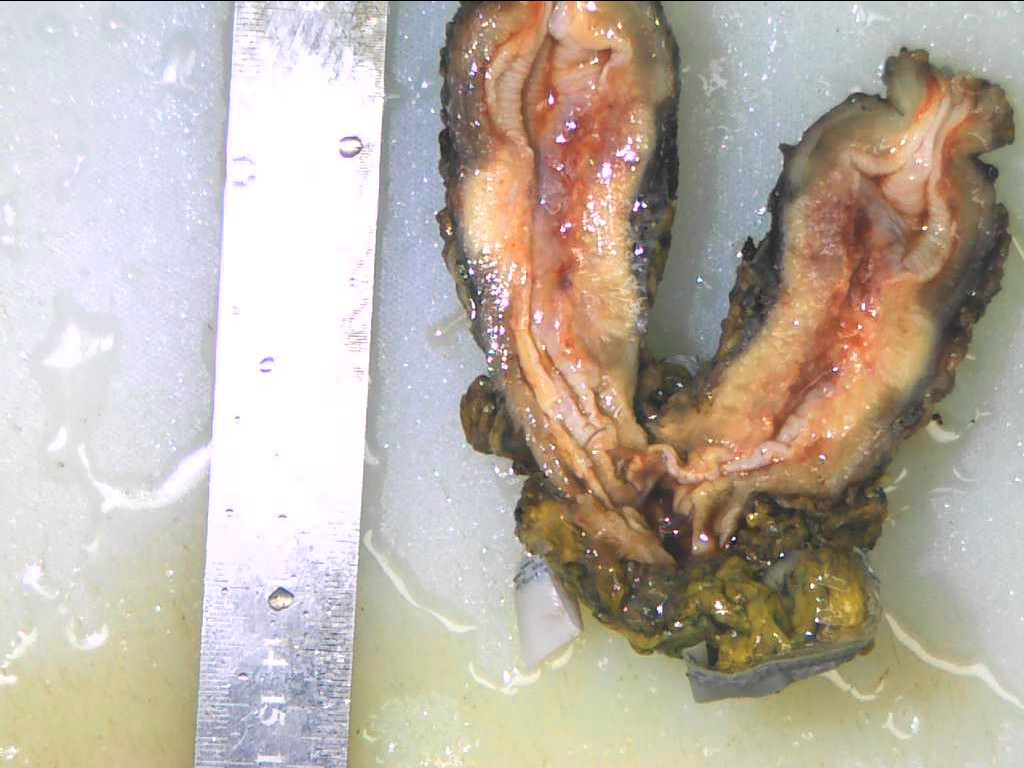
#> input picture standardSample/shiguanai.jpg, 1024 x 768 px
$ python ajust_color.py
#> lines starting #> are read from the running program, lines starting #| are printed output that depends on the picture; after the words box and inside, x2 and y2 are one past the last pixel; in counts of white or black regions, pixels touching at a corner belong together
import argparse
import imutils
import cv2
import numpy as np

# 定义对应的命令行参数
ap = argparse.ArgumentParser()
ap.add_argument("-i", "--image", required=False, default='./standardSample/shiguanai.jpg',
    help="path to the input image")
ap.add_argument("-w", "--width", type=float, required=False, default=2,
    help="width of the left-most object in the image (in inches)")
ap.add_argument("-e", "--enhance", type=bool, required=False, default=True, help="the key word to open or close the enhance function")
args = vars(ap.parse_args())


sample_A = (138, 681)
sample_B = (179, 682)

# 加载图像并进行灰度处理以及对应的高斯模糊操作
image = cv2.imread(args["image"])
#> image is the input picture: shape (768, 1024, 3); mean B, G, R 165.6, 177.2, 187.4
print(image.shape)
#| (768, 1024, 3)
image = image[10:, 0:image.shape[1]-10, :]
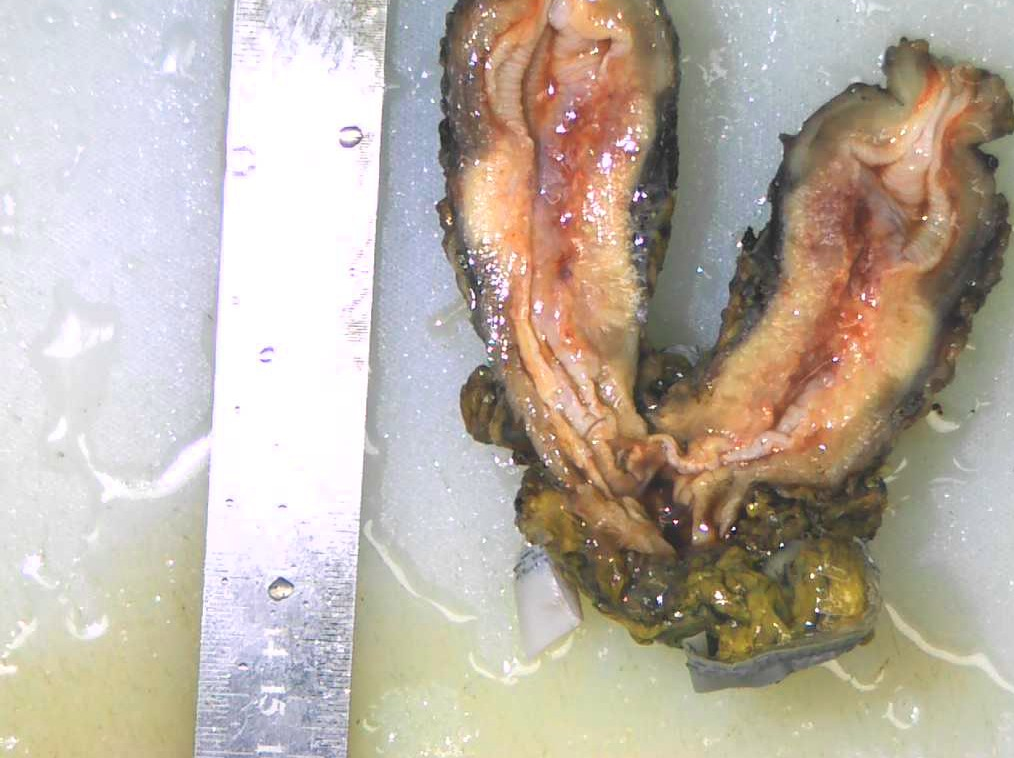
#> image: shape (758, 1014, 3); mean B, G, R 165.4, 177.2, 187.7
print(image.shape)
#| (758, 1014, 3)

# 定义对应的信号函数
def hsv(arg):
    # 定义hsv空间的相应值
    LH = cv2.getTrackbarPos("LH","TrackBars")
    LS = cv2.getTrackbarPos("LS","TrackBars")
    LV = cv2.getTrackbarPos("LV","TrackBars")
    LH = cv2.getTrackbarPos("LH","TrackBars")
    UH = cv2.getTrackbarPos("UH","TrackBars")
    US = cv2.getTrackbarPos("US","TrackBars")
    UV = cv2.getTrackbarPos("UV","TrackBars")

    # 定义对比度和亮度的调节值
    Ncnum = cv2.getTrackbarPos("NContrast", "TrackBars")
    Nbnum = cv2.getTrackbarPos("NBrightness", "TrackBars")
    Pcnum = cv2.getTrackbarPos("PContrast", "TrackBars")
    Pbnum = cv2.getTrackbarPos("PBrightness", "TrackBars")

    # 将hsv空间的底层值和顶层值进行归纳总结
    lower = np.array([LH, LS, LV])
    upper = np.array([UH, US, UV])

    # 使用对应的参数对图像进行操作，从而取得相应的roi区域
    adjusted = imutils.adjust_brightness_contrast(image, contrast=float(Ncnum), brightness=float(-Nbnum))
    adjusted2 = imutils.adjust_brightness_contrast(adjusted, contrast=float(Pcnum), brightness=float(Pbnum))
    image_hsv = cv2.cvtColor(adjusted2, cv2.COLOR_BGR2HSV)
    mask = cv2.inRange(image_hsv, lower, upper)
    image_res = cv2.bitwise_and(adjusted2, adjusted2, mask=mask)
    cv2.imshow("res", adjusted2)
    cv2.imshow("hsv", image_hsv)
    cv2.imshow("return", image_res)

# 创建对应的自定义的对比度和亮度的调节器
cv2.namedWindow("TrackBars")
cv2.resizeWindow("TrackBars", 640, 480)
cv2.createTrackbar("LH","TrackBars",0,255,hsv)
#> slider 'LH' is set to 51
cv2.createTrackbar("LS","TrackBars",0,255,hsv)
#> slider 'LS' is set to 51
cv2.createTrackbar("LV","TrackBars",0,255,hsv)
#> slider 'LV' is set to 51
cv2.createTrackbar("UH","TrackBars",77,255,hsv)
cv2.createTrackbar("US","TrackBars",255,255,hsv)
cv2.createTrackbar("UV","TrackBars",255,255,hsv)
cv2.createTrackbar("NBrightness", "TrackBars", 0, 256, hsv)
#> slider 'NBrightness' is set to 85
cv2.createTrackbar("NContrast", "TrackBars", 0, 256, hsv)
#> slider 'NContrast' is set to 85
cv2.createTrackbar("PBrightness", "TrackBars", 0, 256, hsv)
#> slider 'PBrightness' is set to 85
cv2.createTrackbar("PContrast", "TrackBars", 0, 256, hsv)
#> slider 'PContrast' is set to 85
cv2.waitKey(0)
#> in hsv, `adjusted = imutils.adjust_brightness_contrast(image, contrast=float(Nc..`:
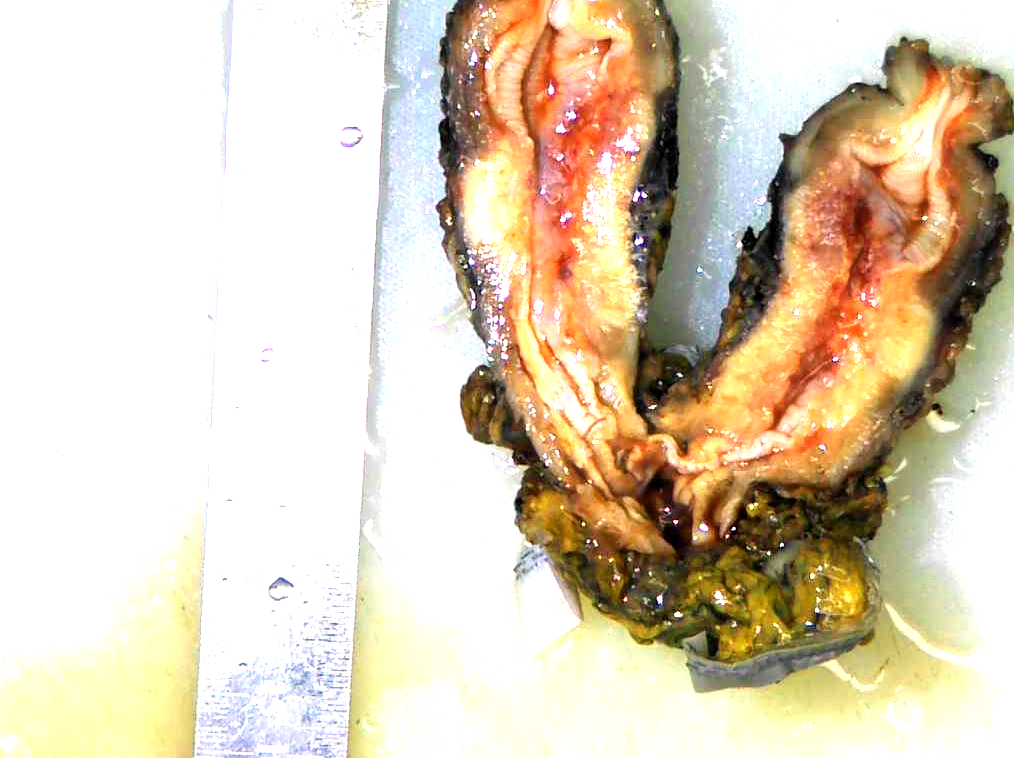
#> adjusted: shape (758, 1014, 3); mean B, G, R 184.6, 207.4, 221.2
#> in hsv, `adjusted2 = imutils.adjust_brightness_contrast(adjusted, contrast=floa..`:
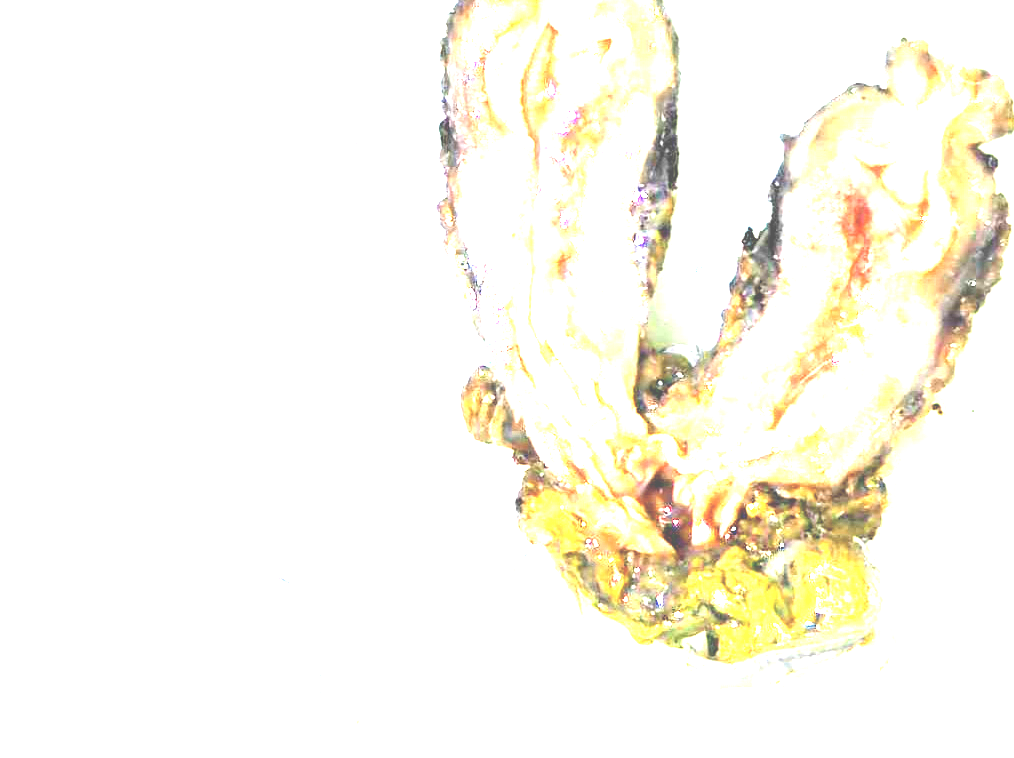
#> adjusted2: shape (758, 1014, 3); mean B, G, R 237.5, 248.4, 251
#> in hsv, `image_hsv = cv2.cvtColor(adjusted2, cv2.COLOR_BGR2HSV)`: image_hsv: shape (758, 1014, 3); mean H, S, V 6.1, 14.7, 251.1
#> in hsv, `mask = cv2.inRange(image_hsv, lower, upper)`:
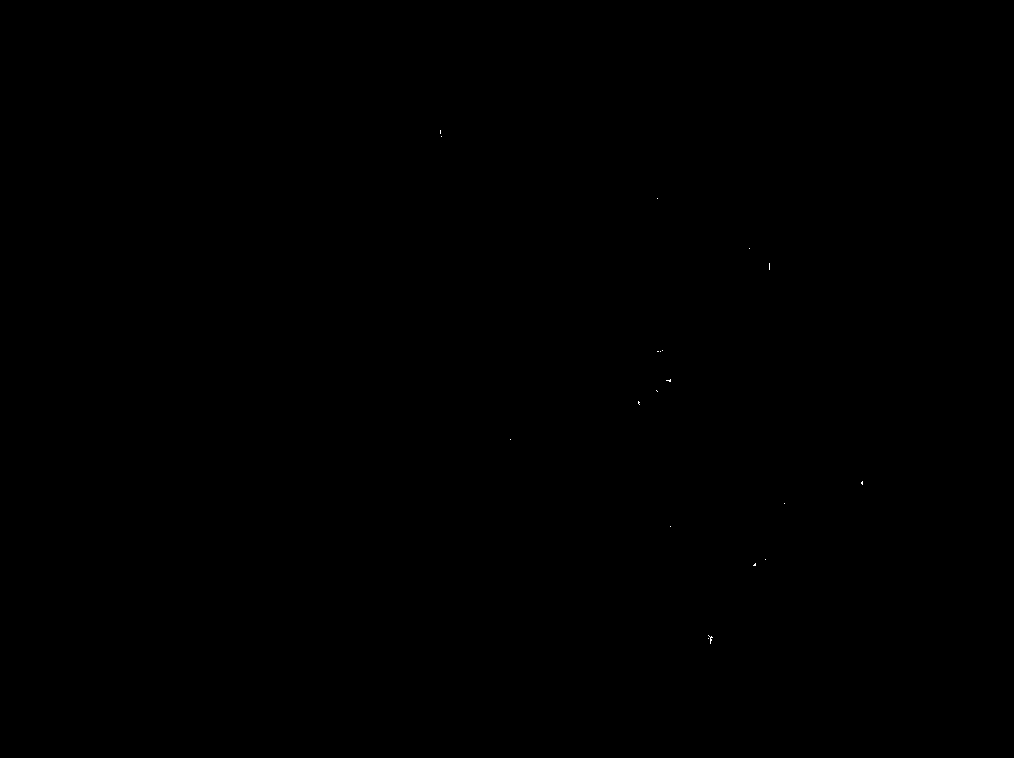
#> mask: shape (758, 1014); 0.01% white in thin lines or dots, all inside (x1, y1, x2, y2) = (440, 130, 863, 644)

if cv2.waitKey(0) == 27:
#> (key Esc is pressed here)
    cv2.destroyAllWindows()

$ run again, with standardSample/lung1.jpg copied over standardSample/shiguanai.jpg
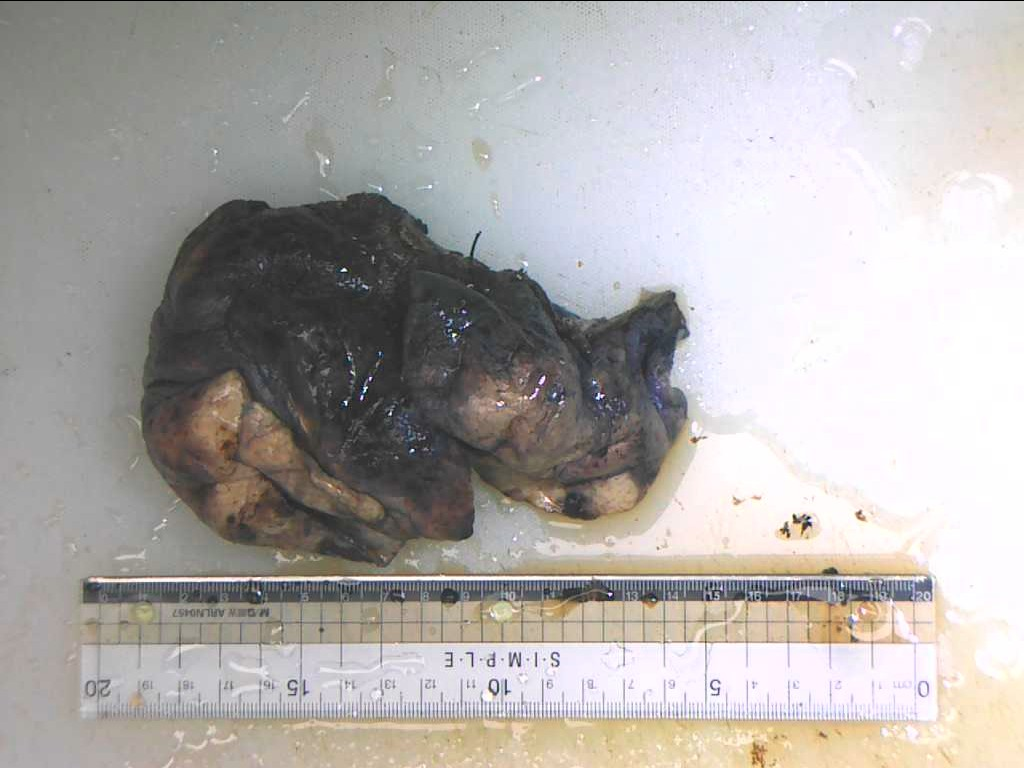
#> input picture standardSample/lung1.jpg, 1024 x 768 px
#> image is the input picture: shape (768, 1024, 3); mean B, G, R 171, 173.1, 176.8
#| (768, 1024, 3)
#> image: shape (758, 1014, 3)
#| (758, 1014, 3)
#> in hsv, `adjusted = imutils.adjust_brightness_contrast(image, contrast=float(Nc..`:
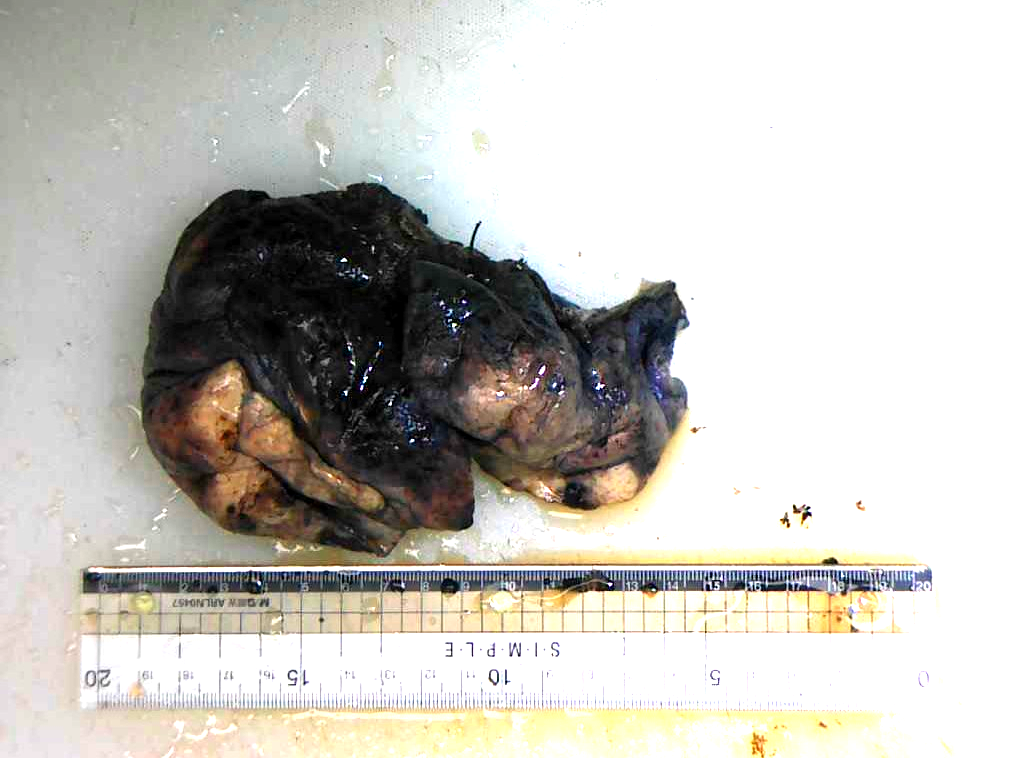
#> adjusted: shape (758, 1014, 3); mean B, G, R 189.3, 195.4, 197.7
#> in hsv, `adjusted2 = imutils.adjust_brightness_contrast(adjusted, contrast=floa..`:
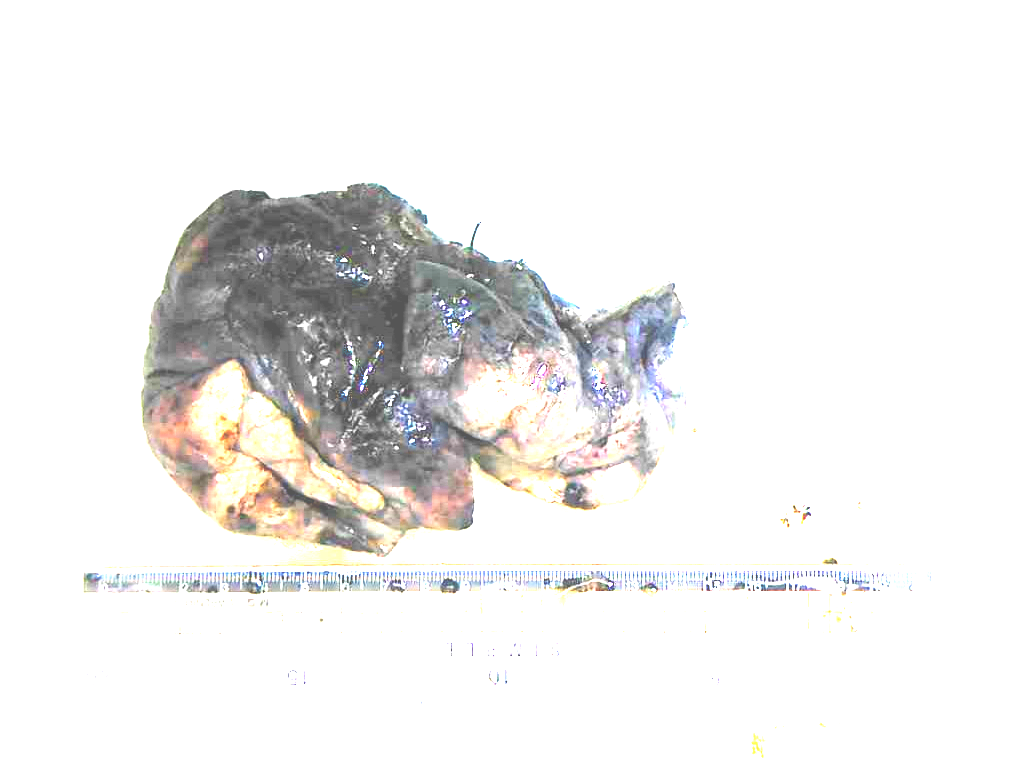
#> adjusted2: shape (758, 1014, 3); mean B, G, R 237.2, 238.1, 239
#> image_hsv: shape (758, 1014, 3); mean H, S, V 7.8, 5.2, 240.2
#> mask: shape (758, 1014); 0.02% white in thin lines or dots, all inside (x1, y1, x2, y2) = (87, 246, 807, 589)

$ run again, with standardSample/lung2.jpg copied over standardSample/shiguanai.jpg
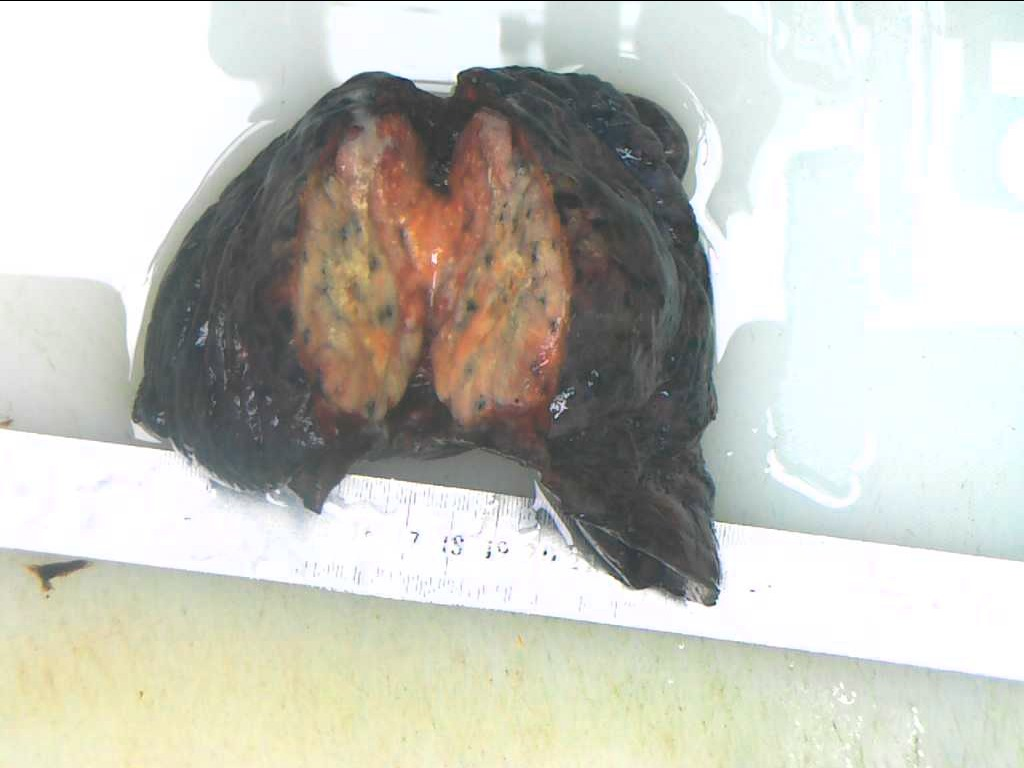
#> input picture standardSample/lung2.jpg, 1024 x 768 px
#> image is the input picture: shape (768, 1024, 3); mean B, G, R 189, 197.7, 197.5
#| (768, 1024, 3)
#> image: shape (758, 1014, 3)
#| (758, 1014, 3)
#> in hsv, `adjusted = imutils.adjust_brightness_contrast(image, contrast=float(Nc..`:
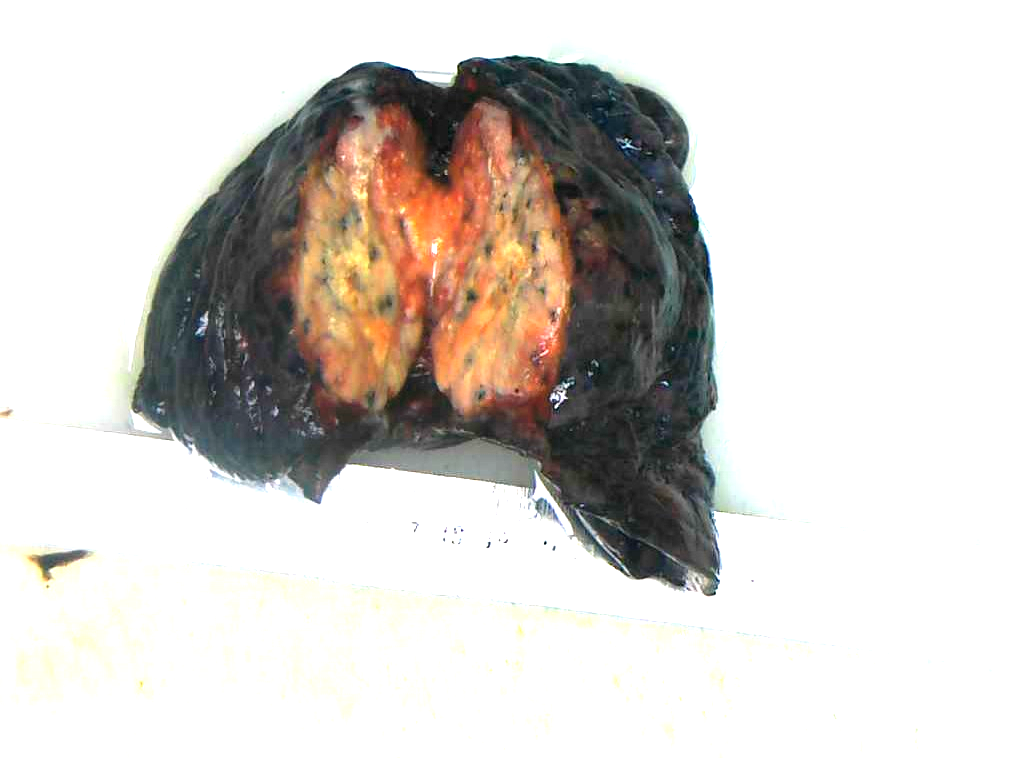
#> adjusted: shape (758, 1014, 3); mean B, G, R 202.5, 207.2, 212.1
#> in hsv, `adjusted2 = imutils.adjust_brightness_contrast(adjusted, contrast=floa..`:
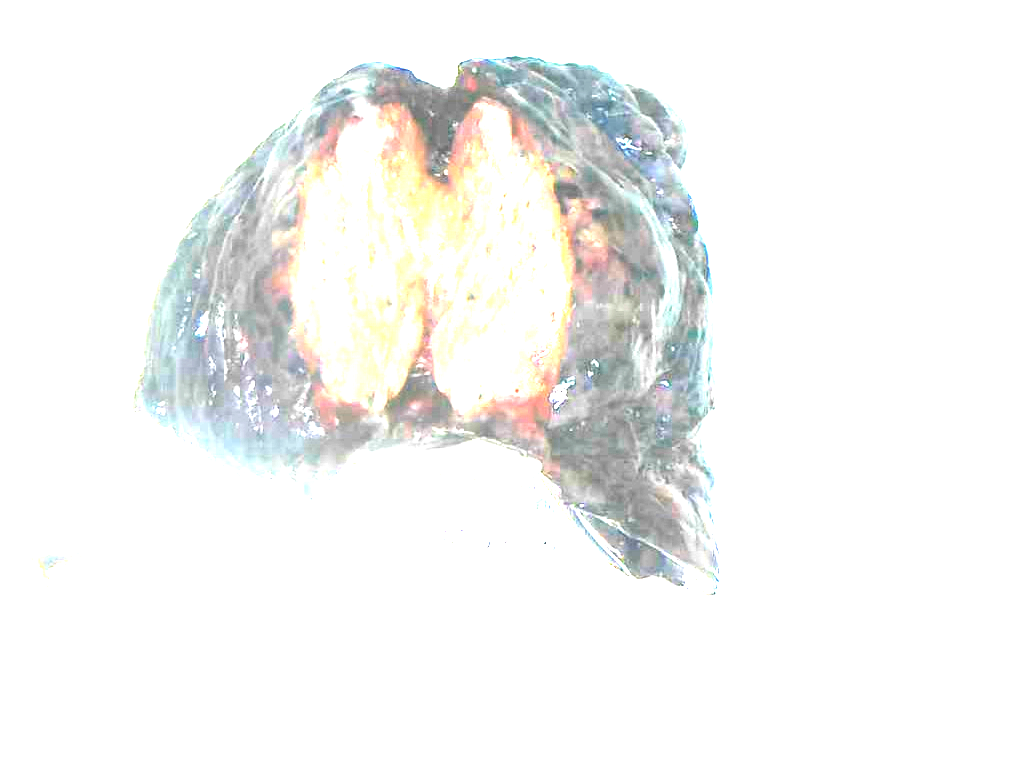
#> adjusted2: shape (758, 1014, 3); mean B, G, R 242.8, 244.2, 243.8
#> image_hsv: shape (758, 1014, 3); mean H, S, V 11.9, 6.1, 246.1
#> mask: shape (758, 1014); 0.01% white in thin lines or dots, all inside (x1, y1, x2, y2) = (175, 70, 714, 574)
